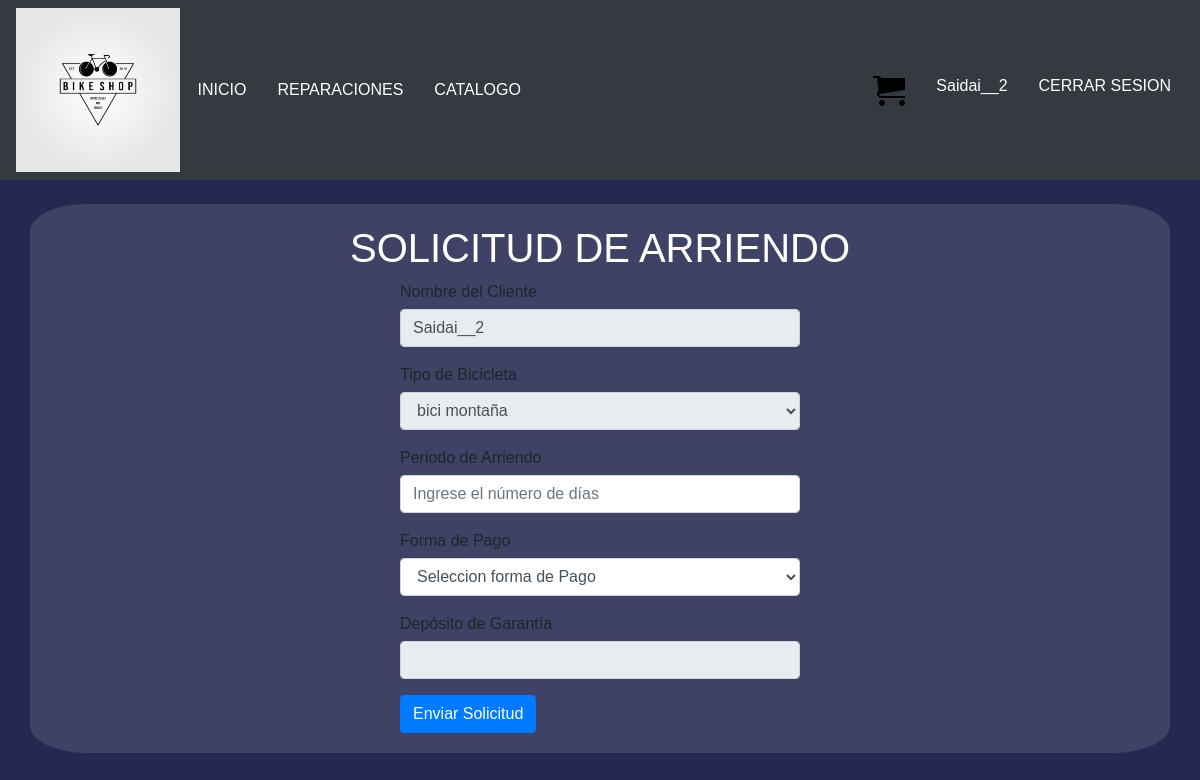
The page /arrendar/2 (signed in) on the database as committed earlier.
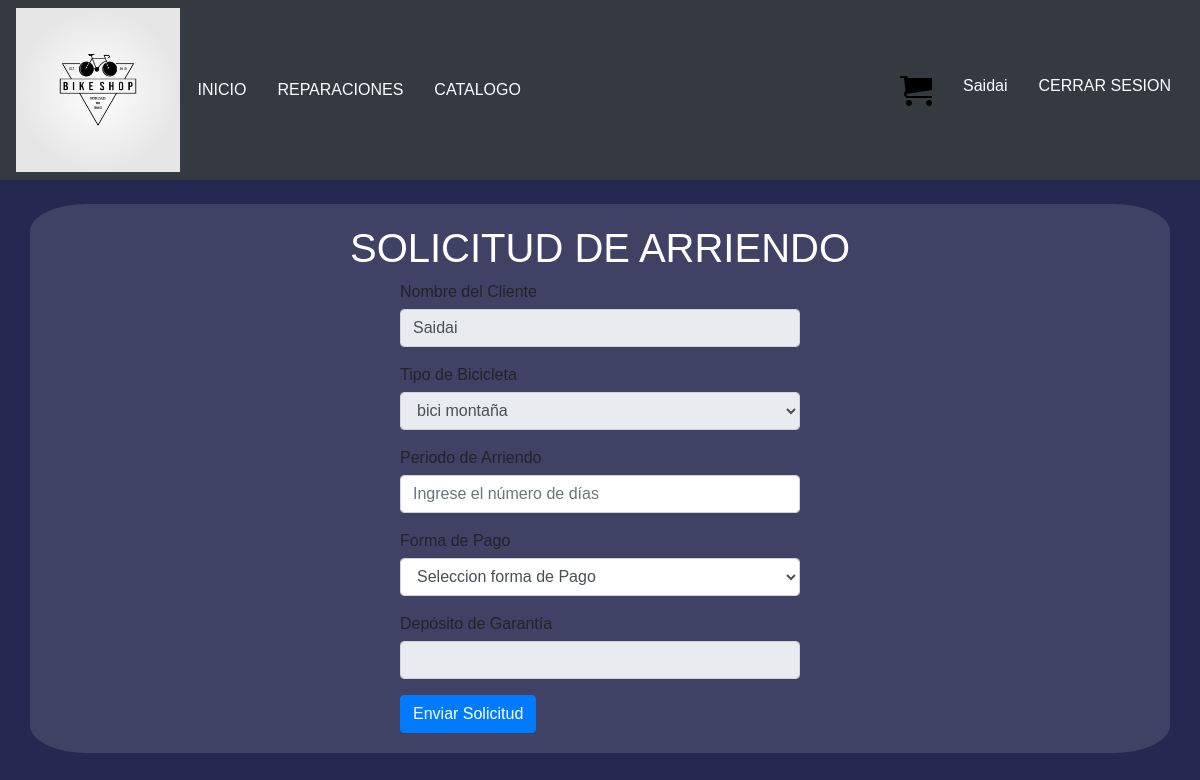
The same page on the database as committed later.
### alumnos/models.py (models this page shows, shortened)
class Cliente(models.Model):
    id_cliente = models.AutoField(primary_key=True)
    nombre = models.CharField(max_length=100)
    correo = models.CharField(max_length=100)
    contrasena = models.CharField(max_length=100)

### alumnos/views.py (the view, shortened to what this page needs)
# urls.py: path('arrendar/<str:pk>', views.arrendar, name="arrendar"),
def arrendar(request, pk):
    clientes = Cliente.objects.all()
    nombre_usuario = None
    if 'cliente_id' in request.session:
        cliente = Cliente.objects.get(id_cliente=request.session['cliente_id'])
        nombre_usuario = cliente.nombre
    else:
        return render(request, 'alumnos/iniciar_sesion.html')
    productos = Producto.objects.get(id_producto=pk)
    tipo_bici = productos.descripcion_prod
    context = {
        'clientes': clientes,
        'nombre_usuario': nombre_usuario,
        'tipo_bici': tipo_bici,
    }
    return render(request, 'alumnos/arrendar.html', context)

### alumnos/templates/alumnos/arrendar.html (shortened to what this page needs)
{% extends "alumnos/base.html" %}
{% block content %}
  <div class="container-sm container-reparacion">
      <h1 class="text-center">SOLICITUD DE ARRIENDO</h1>
      <form method="post" action="">
          <div class="form-group">
              <label for="nombreCliente">Nombre del Cliente</label>
              <input type="text" class="form-control" id="nombreCliente" value="{{ nombre_usuario }}" readonly>
          </div>
          <div class="form-group">
              <label for="tipoBicicleta">Tipo de Bicicleta</label>
              <select class="form-control" id="tipoBicicleta" name="tipoBicicleta" readonly>
                  <option value="{{ tipo_bici }}" selected>{{ tipo_bici }}</option>
              </select>
          </div>
          <div class="form-group">
              <label for="periodoArriendo">Periodo de Arriendo</label>
              <input type="number" class="form-control" id="periodoArriendo" placeholder="Ingrese el número de días" name="periodoArriendo" oninput="calcularGarantia()">
          </div>
          <div class="form-group">
              <label for="formaPago">Forma de Pago</label>
              <select class="form-control" id="formaPago" name="formaPago">
                  <option disabled selected>Seleccion forma de Pago</option>
              </select>
          </div>
          <div class="form-group">
              <label for="depositoGarantia">Depósito de Garantía</label>
              <input type="number" class="form-control" id="depositoGarantia" name="depositoGarantia" readonly>
          </div>
          <button type="submit" class="btn btn-primary" id="Enviar">Enviar Solicitud</button>
      </form>
  </div>
  {% load static %}
{% endblock %}

### alumnos/templates/alumnos/base.html (shortened to what this page needs)
{%load static%}
<!DOCTYPE html>
<html lang="en">
  <head>
    <link rel="stylesheet" href="https://cdn.jsdelivr.net/npm/bootstrap@4.6.2/dist/css/bootstrap.min.css" />
    {% load static %}
    <link rel="stylesheet" type="text/css" href="{% static 'css/index.css' %}" />
    <link rel="stylesheet" href="https://unpkg.com/leaflet@1.7.1/dist/leaflet.css" />
    <link rel="stylesheet" href="{% static 'css/arrendar.css' %}">
    <link rel="stylesheet" type="text/css" href="{% static 'css/style_form.css' %}">
    <link rel="stylesheet" type="text/css" href="{% static 'css/style_reparaciones.css' %}" />
    <link rel="stylesheet" href="{% static 'css/style_botones.css' %}" />
    <link rel="stylesheet" href="{% static 'css/style_carrito.css' %}">
    <link rel="stylesheet" href="{% static 'css/perfil.css' %}">
  </head>
  <body>
    <nav class="navbar navbar-expand-lg navbar-dark bg-dark">
      <div class="logo">
        <img src="{% static 'img/logo_bici.png' %}" alt="" class="img-fluid" />
      </div>
      <div class="collapse navbar-collapse" id="navbarNav">
        <ul class="navbar-nav">
          <li class="nav-item active">
            <a class="btn" href="/">INICIO<span class="sr-only">(current)</span></a>
          </li>
          <li class="nav-item active">
            <a class="btn" href="{% url 'reparaciones' %}">REPARACIONES</a>
          </li>
          <li class="nav-item active">
            <a class="btn" href="{% url 'catalogo' %}">CATALOGO</a>
          </li>
        </ul>
        <ul class="navbar-nav ml-auto">
          {% if nombre_usuario %}
            <li class="nav-item active">
              <a class="btn" href="{% url 'ver_carrito' %}"></a>
            </li>
            <li class="nav-item active">
              <a class="btn " href="{% url 'perfil' %}">{{nombre_usuario}}</a>
            </li>
            <li class="nav-item active">
              <a class="btn" href="{% url 'cerrar_sesion' %}">CERRAR SESION</a>
            </li>
          {% endif %}
        </ul>
      </div>
    </nav>
      <br>
    {% block content %}{% endblock %}
    </body>
</html>

Rows that differ between the two databases and show on the page:
changed Cliente: nombre "Saidai__2" → "Saidai"
